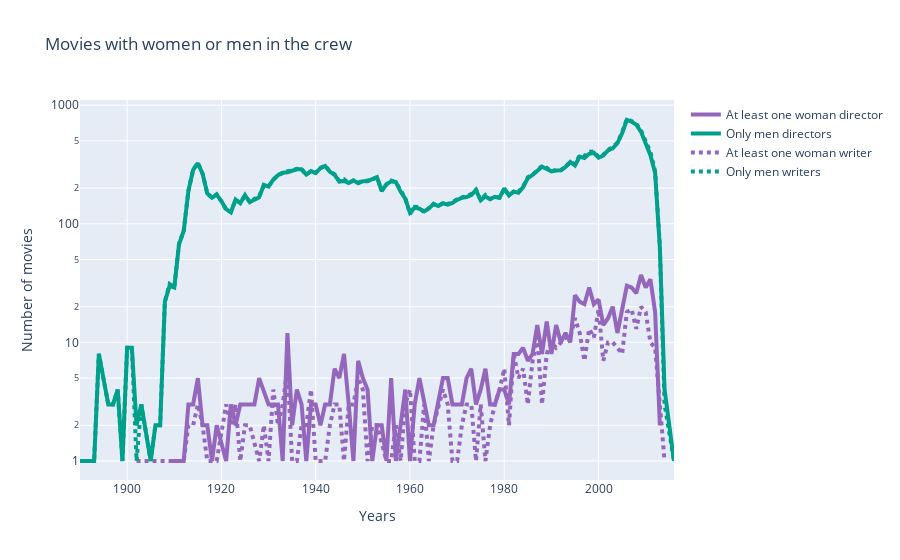

Here is the notebook cell this chart was saved with:
### Code cell
fig = go.Figure()
fig.update_yaxes(type="log")
fig.add_trace(go.Scatter(x=plot_wa_d.index, y=plot_wa_d, name='At least one woman director',
                         line=dict(color='#9467BD', width=4)))
fig.add_trace(go.Scatter(x=plot_m_d.index, y=plot_m_d, name='Only men directors', 
                         line=dict(color='#00A08B', width=4))) # dash options include 'dash', 'dot', and 'dashdot'

fig.add_trace(go.Scatter(x=plot_wa_w.index, y=plot_wa_w, name='At least one woman writer',
                         line=dict(color='#9467BD', width=4, dash='dot')))
fig.add_trace(go.Scatter(x=plot_m_w.index, y=plot_m_w, name='Only men writers',
                         line=dict(color='#00A08B', width=4, dash='dot'))) # dash options include 'dash', 'dot', and 'dashdot'
# Edit the layout
fig.update_layout(title='Movies with women or men in the crew',
                   xaxis_title='Years',
                   yaxis_title='Number of movies')


fig.show()
fig.write_html("../test_fig.html")
# The aw line does not appear because it is all zeros so it does not work with the log scale
